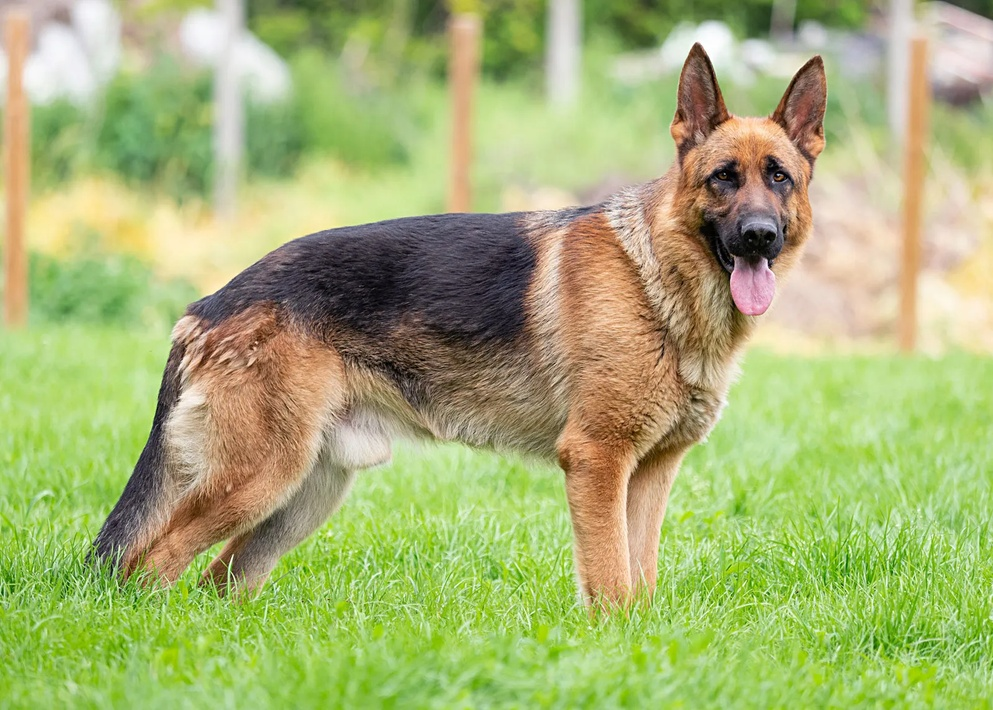
#> input picture assets/dog.jpg, 993 x 710 px, shrunk from 1600 x 1144 before the run
$ python main.py   (older library calls are emulated)
#> lines starting #> are read from the running program, lines starting #| are printed output that depends on the picture; long printed decimals are rounded
### noise.py
import numpy as np

def add_gaussian_noise(image, mean=0, sigma=25):
    """Add Gaussian noise to the image."""
    row, col, ch = image.shape
    gauss = np.random.normal(mean, sigma, (row, col, ch))
    noisy = np.clip(image + gauss, 0, 255)
    return noisy.astype(np.uint8)

### filters.py
import cv2
import numpy as np

def apply_average_filter(image, kernel_size):
    """Apply average filter to the image."""
    kernel = np.ones((kernel_size, kernel_size), np.float32) / (kernel_size * kernel_size)
    return cv2.filter2D(image, -1, kernel)

def apply_gaussian_filter(image, kernel_size):
    """Apply Gaussian filter to the image."""
    kernel = cv2.getGaussianKernel(kernel_size, 0)
    kernel = np.dot(kernel, kernel.T)
    filtered = cv2.filter2D(image, -1, kernel)
    return filtered

### psnr.py
import numpy as np
import cv2
from math import log10, sqrt


def calculate_psnr(original, noisy):
    original = original.astype(np.float32)
    noisy = noisy.astype(np.float32)
    mse = np.mean((original - noisy) ** 2)
    if mse == 0:
        return 100
    max_pixel = 255.0
    psnr = 20 * log10(max_pixel / sqrt(mse))
    return psnr

### laplacian_filter.py
import cv2
import numpy as np


def laplacian_filter1(image):
    kernel = np.array([[0, 1, 0], [1, -4, 1], [0, 1, 0]])
    return cv2.filter2D(image, -1, kernel)


def laplacian_filter2(image):
    kernel = np.array([[1, 1, 1], [1, -8, 1], [1, 1, 1]])
    return cv2.filter2D(image, -1, kernel)


def laplacian_filter3(image):
    kernel = np.array([[0, -1, 0], [-1, 5, -1], [0, -1, 0]])
    return cv2.filter2D(image, -1, kernel)


def laplacian_filter4(image):
    kernel = np.array([[-1, -1, -1], [-1, 9, -1], [-1, -1, -1]])
    return cv2.filter2D(image, -1, kernel)


def discontinuity_map(image):
    laplacian = cv2.Laplacian(image, cv2.CV_64F)
    return cv2.convertScaleAbs(laplacian)

### main.py
import cv2
from noise import add_gaussian_noise
from filters import apply_average_filter, apply_gaussian_filter
from psnr import calculate_psnr
from laplacian_filter import *

# Read the image
image_path = "./assets/dog.jpg"
original_image = cv2.imread(image_path)
#> original_image is the input picture: shape (710, 993, 3); mean B, G, R 115.6, 177.9, 166.6
noisy_image = add_gaussian_noise(original_image)
cv2.imwrite("./assets/noisy_image.jpg", noisy_image)

# Apply average filters of different sizes and calculate PSNR
filter_sizes = [3, 5, 7, 9, 11, 13, 15, 17, 19, 21]
psnr_file = open("./psnr.txt", "w")
psnr_file.write("PSNR values for different filter sizes\n\n")

for size in filter_sizes:
    avg_filtered_image = apply_average_filter(noisy_image, size)
    gaussian_filtered_image = apply_gaussian_filter(noisy_image, size)

    # Save the filtered images
    cv2.imwrite(f"./avg_results/average_filtered_image_{size}.jpg", avg_filtered_image)
    cv2.imwrite(
        f"./gaussian_results/gaussian_filtered_image_{size}.jpg",
        gaussian_filtered_image,
    )

    # Calculate and print PSNR
    psnr_value = calculate_psnr(original_image, avg_filtered_image)
    psnr_value_gaussian = calculate_psnr(original_image, gaussian_filtered_image)
    print(
        f"PSNR for average filter (size {size}): {psnr_value} dB and for gaussian filter (size {size}): {psnr_value_gaussian} dB"
    )

    psnr_file.write(
        f"Size: {size}:\n \t- Avg PSNR: {psnr_value} dB \t- Gaussian PSNR: {psnr_value_gaussian} dB\n\n"
    )
#> this loop made 10 passes
#> (psnr_value, psnr_value_gaussian) on passes 1 to 10: (26.56, 26.84), (25.77, 27.05), (25.01, 26.55), (24.41, 26.12), (23.95, 25.69), (23.58, 25.32), (23.27, 24.99), (23, 24.71), (22.75, 24.46), (22.51, 24.24)
#| PSNR for average filter (size 3): 26.558 dB and for gaussian filter (size 3): 26.835 dB
#| PSNR for average filter (size 5): 25.774 dB and for gaussian filter (size 5): 27.052 dB
#| PSNR for average filter (size 7): 25.005 dB and for gaussian filter (size 7): 26.546 dB
#| PSNR for average filter (size 9): 24.412 dB and for gaussian filter (size 9): 26.115 dB
#| PSNR for average filter (size 11): 23.951 dB and for gaussian filter (size 11): 25.693 dB
#| PSNR for average filter (size 13): 23.581 dB and for gaussian filter (size 13): 25.318 dB
#| PSNR for average filter (size 15): 23.270 dB and for gaussian filter (size 15): 24.994 dB
#| PSNR for average filter (size 17): 22.997 dB and for gaussian filter (size 17): 24.712 dB
#> (further printed lines are left out)

psnr_file.close()


# Applying Laplacian filters
laplacian_filtered_image1 = laplacian_filter1(noisy_image)
discontinuity_map1 = discontinuity_map(laplacian_filtered_image1)

laplacian_filtered_image2 = laplacian_filter2(noisy_image)
discontinuity_map2 = discontinuity_map(laplacian_filtered_image2)
#> in discontinuity_map (call 2), `return cv2.convertScaleAbs(laplacian)`:
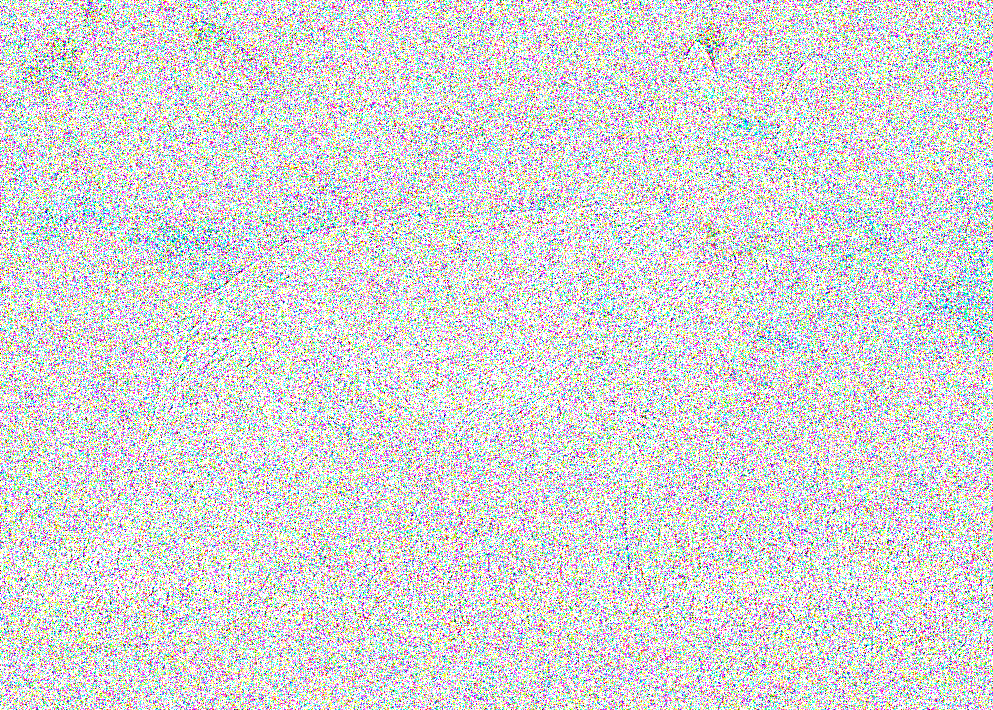
#> returned value: shape (710, 993, 3); mean of channels 0, 1, 2 214, 213.5, 213.2; drawn as B, G, R

laplacian_filtered_image3 = laplacian_filter3(noisy_image)
#> in laplacian_filter3, `return cv2.filter2D(image, -1, kernel)`:
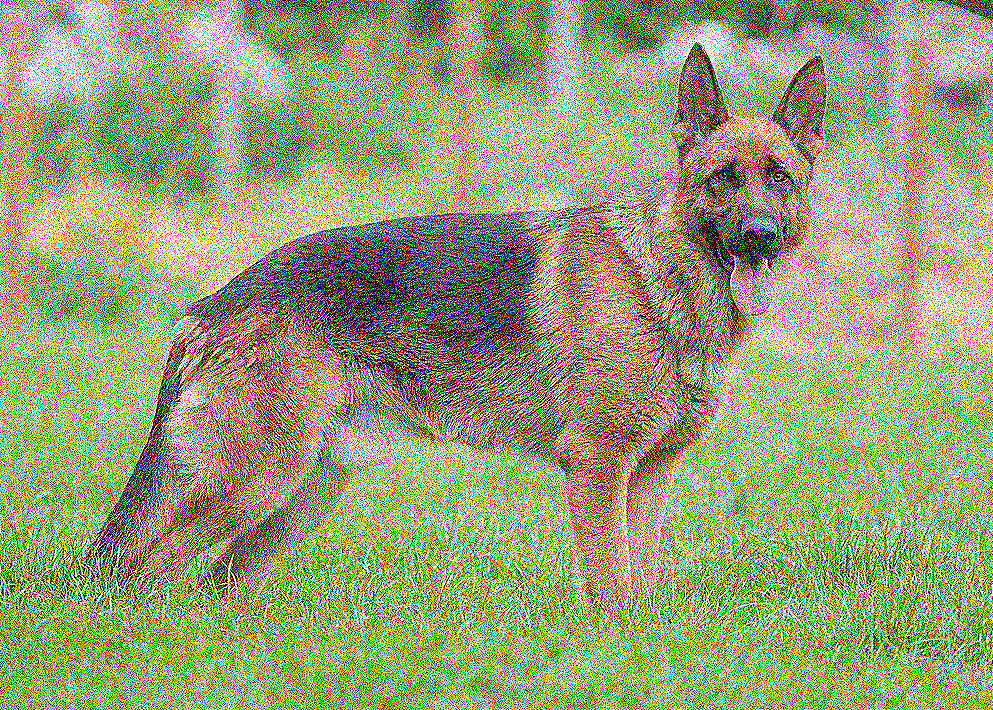
#> returned value: shape (710, 993, 3); mean of channels 0, 1, 2 120.2, 159.4, 152.4; drawn as B, G, R
discontinuity_map3 = discontinuity_map(laplacian_filtered_image3)
#> in discontinuity_map (call 3), `laplacian = cv2.Laplacian(image, cv2.CV_64F)`:
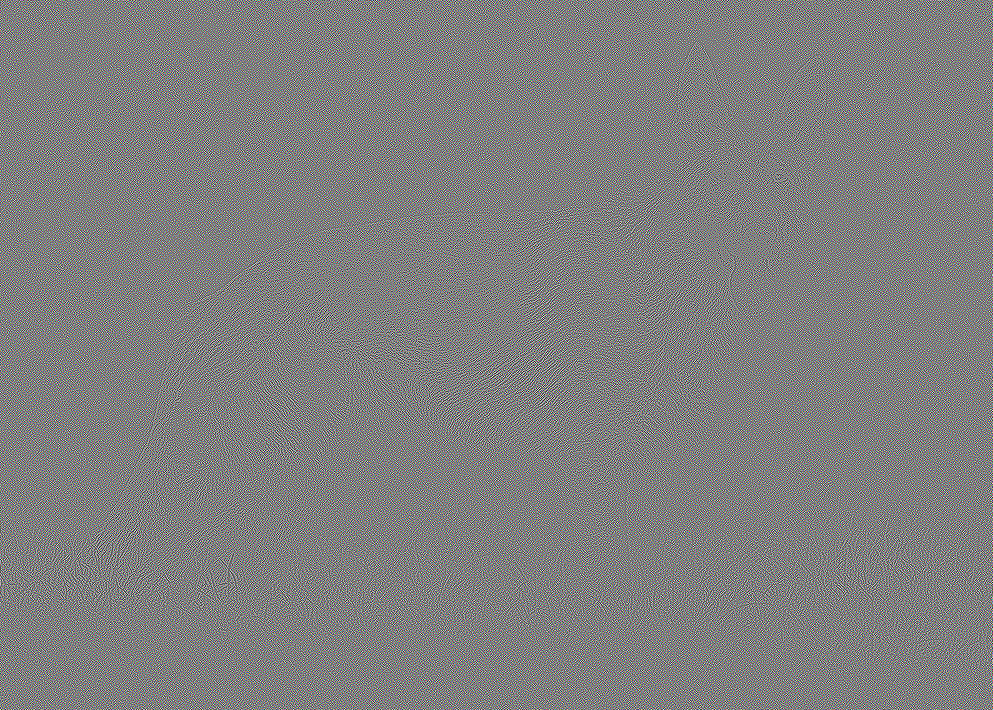
#> laplacian: shape (710, 993, 3) float64; mean B, G, R 0, 0, 0; drawn with min black and max white
#> in discontinuity_map (call 3), `return cv2.convertScaleAbs(laplacian)`:
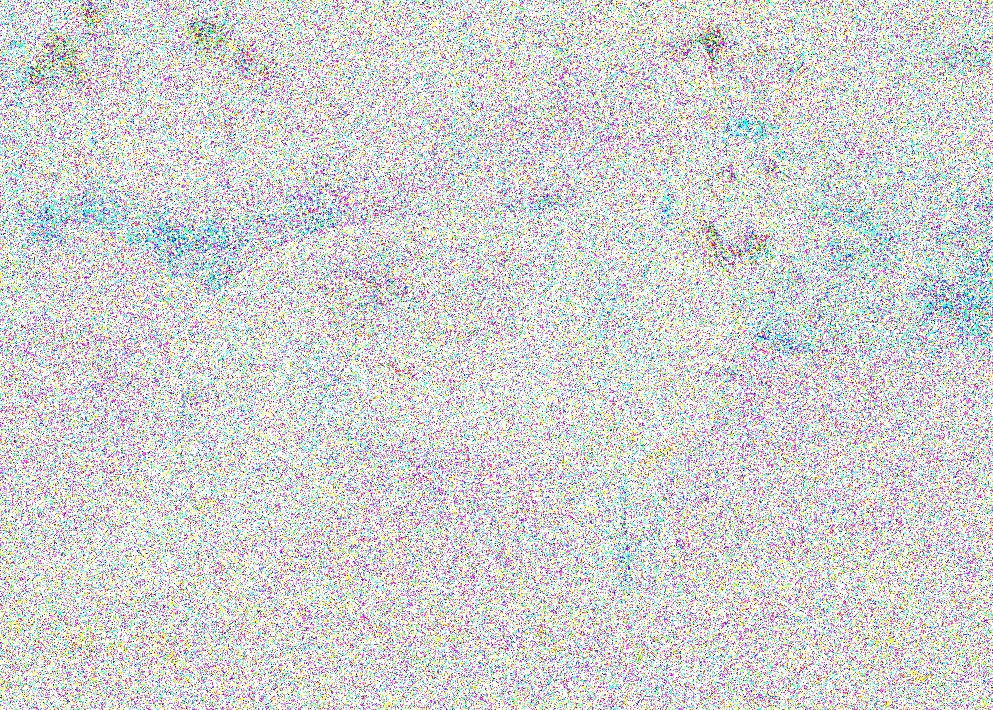
#> returned value: shape (710, 993, 3); mean of channels 0, 1, 2 215.7, 213.1, 213.9; drawn as B, G, R

laplacian_filtered_image4 = laplacian_filter4(noisy_image)
#> in laplacian_filter4, `return cv2.filter2D(image, -1, kernel)`:
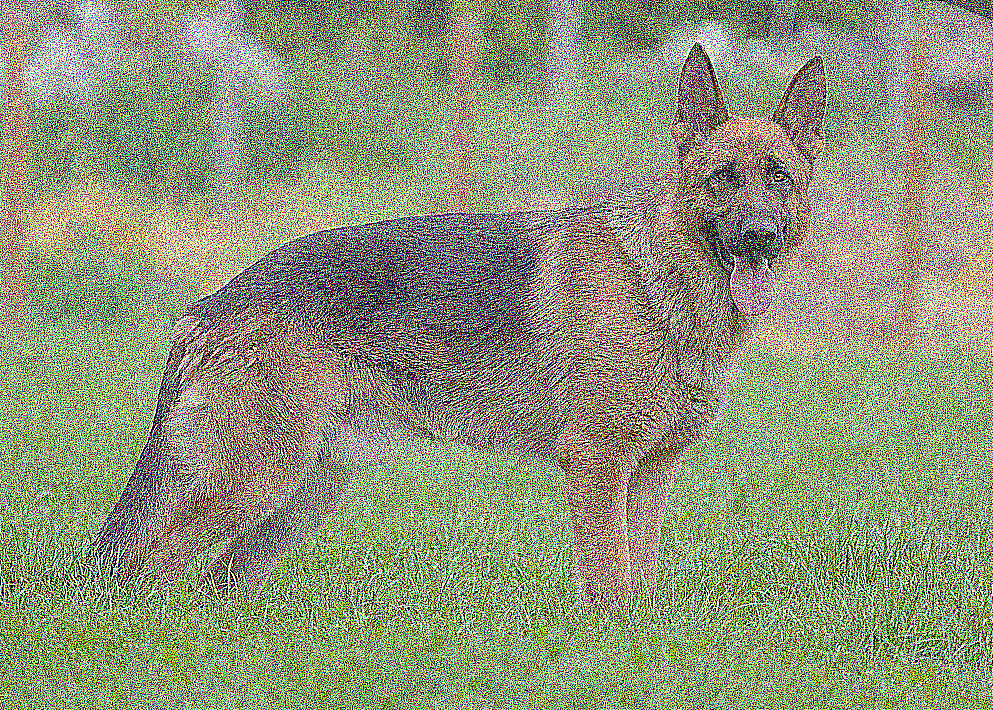
#> returned value: shape (710, 993, 3); mean of channels 0, 1, 2 123, 148.6, 144.1; drawn as B, G, R
discontinuity_map4 = discontinuity_map(laplacian_filtered_image4)
#> in discontinuity_map (call 4), `return cv2.convertScaleAbs(laplacian)`:
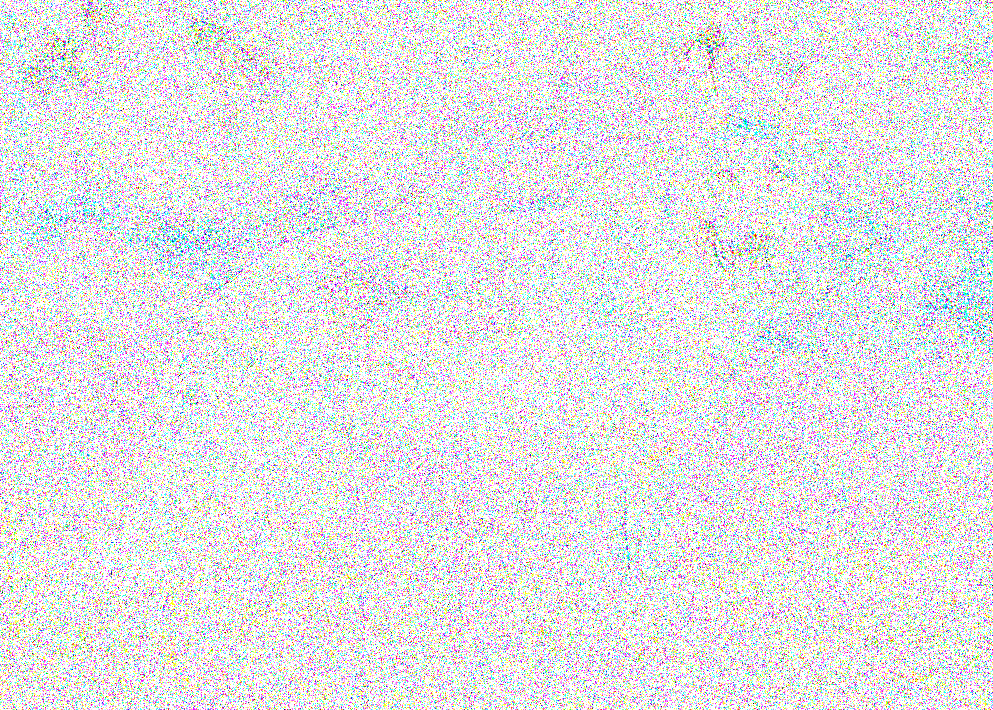
#> returned value: shape (710, 993, 3); mean of channels 0, 1, 2 226.7, 225.3, 225.8; drawn as B, G, R

# Save the filtered images
cv2.imwrite("./laplacian_results/laplacian_filtered_image1.jpg", laplacian_filtered_image1)
cv2.imwrite("./laplacian_results/laplacian_filtered_image2.jpg", laplacian_filtered_image2)
cv2.imwrite("./laplacian_results/laplacian_filtered_image3.jpg", laplacian_filtered_image3)
cv2.imwrite("./laplacian_results/laplacian_filtered_image4.jpg", laplacian_filtered_image4)

# Save the discontinuity maps
cv2.imwrite("./laplacian_results/discontinuity_map1.jpg", discontinuity_map1)
cv2.imwrite("./laplacian_results/discontinuity_map2.jpg", discontinuity_map2)
cv2.imwrite("./laplacian_results/discontinuity_map3.jpg", discontinuity_map3)
cv2.imwrite("./laplacian_results/discontinuity_map4.jpg", discontinuity_map4)
